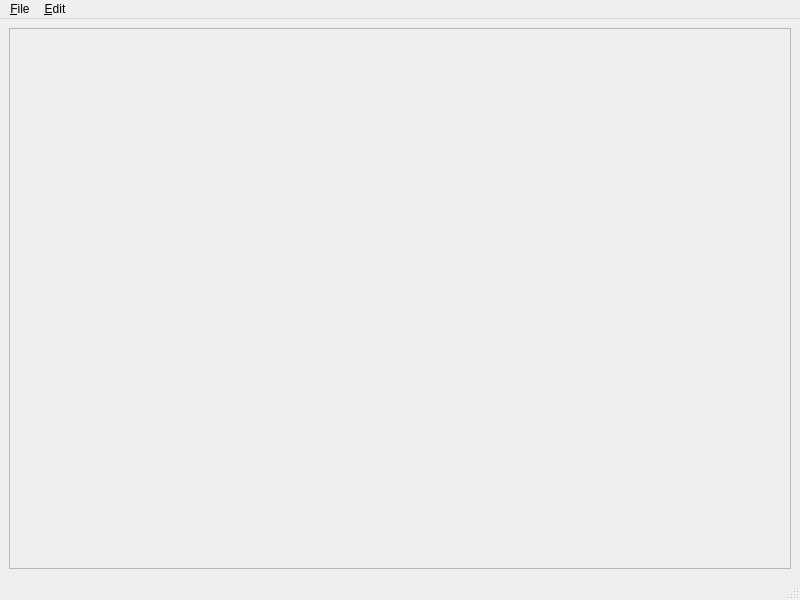
<?xml version="1.0" encoding="UTF-8"?>
<ui version="4.0">
 <class>MainWindow</class>
 <widget class="QMainWindow" name="MainWindow">
  <property name="geometry">
   <rect>
    <x>0</x>
    <y>0</y>
    <width>800</width>
    <height>600</height>
   </rect>
  </property>
  <property name="windowTitle">
   <string>MainWindow</string>
  </property>
  <widget class="QWidget" name="centralwidget">
   <layout class="QHBoxLayout" name="horizontalLayout">
    <item>
     <widget class="QScrollArea" name="m_pAreaImage">
      <property name="widgetResizable">
       <bool>true</bool>
      </property>
      <widget class="QWidget" name="scrollAreaWidgetContents">
       <property name="geometry">
        <rect>
         <x>0</x>
         <y>0</y>
         <width>780</width>
         <height>533</height>
        </rect>
       </property>
       <layout class="QHBoxLayout" name="horizontalLayout_2">
        <item>
         <widget class="QLabel" name="m_pLabelImage">
          <property name="text">
           <string/>
          </property>
         </widget>
        </item>
       </layout>
      </widget>
     </widget>
    </item>
   </layout>
  </widget>
  <widget class="QMenuBar" name="menubar">
   <property name="geometry">
    <rect>
     <x>0</x>
     <y>0</y>
     <width>800</width>
     <height>25</height>
    </rect>
   </property>
   <widget class="QMenu" name="menuFile">
    <property name="title">
     <string>&amp;File</string>
    </property>
    <addaction name="m_pActionOpen"/>
    <addaction name="m_pActionExit"/>
   </widget>
   <widget class="QMenu" name="menu_Edit">
    <property name="title">
     <string>&amp;Edit</string>
    </property>
    <addaction name="m_pActionProcess"/>
   </widget>
   <addaction name="menuFile"/>
   <addaction name="menu_Edit"/>
  </widget>
  <widget class="QStatusBar" name="statusbar"/>
  <action name="m_pActionOpen">
   <property name="text">
    <string>&amp;Open</string>
   </property>
  </action>
  <action name="m_pActionExit">
   <property name="text">
    <string>&amp;Exit</string>
   </property>
  </action>
  <action name="m_pActionProcess">
   <property name="text">
    <string>&amp;Process</string>
   </property>
  </action>
  <action name="m_pActionCancel">
   <property name="text">
    <string>&amp;Cancel</string>
   </property>
  </action>
 </widget>
 <resources/>
 <connections/>
</ui>
